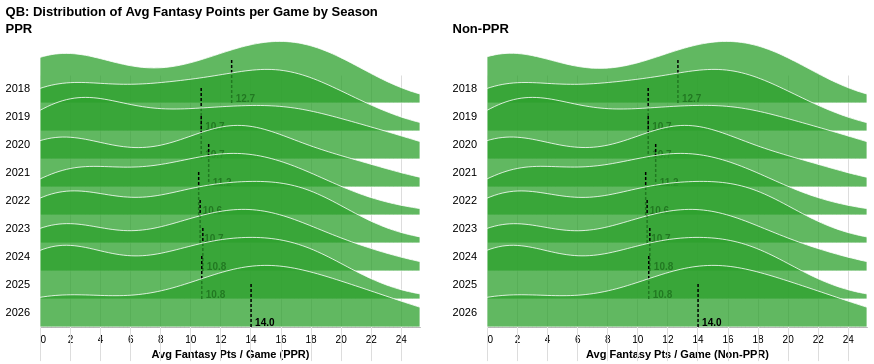
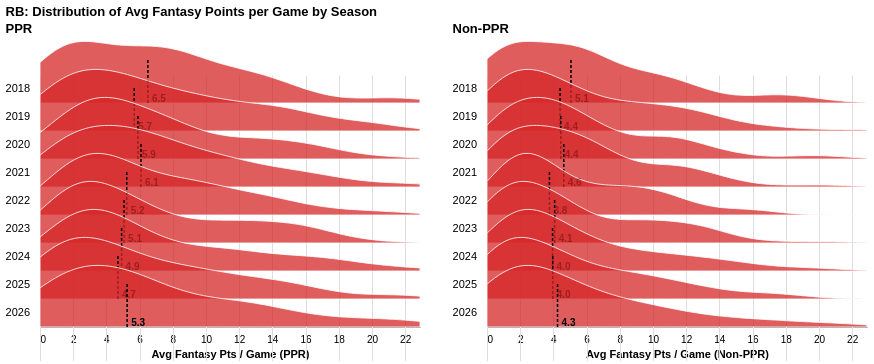
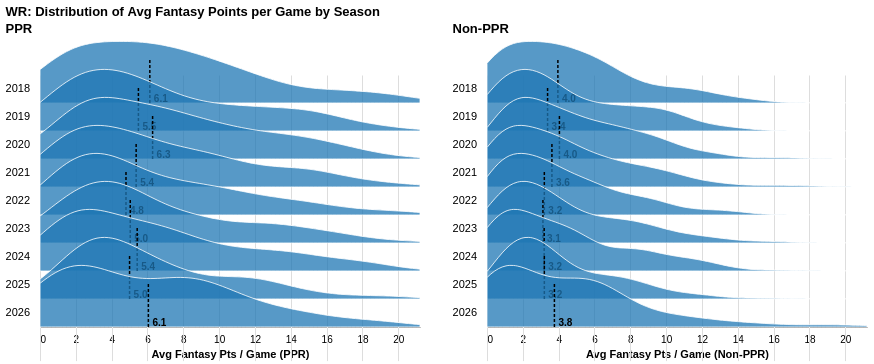
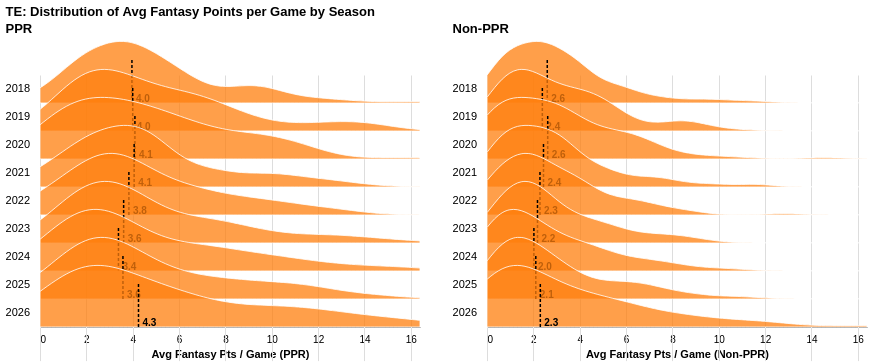

The code cell stored with these charts, in order, in its notebook:
### Markdown cell above
Before ranking posistions by importance, we need to see if they are consistent over time. 

Are these findings tried and true patterns, or outlier driven?

### Code cell
alt.data_transformers.disable_max_rows()

POSITIONS = list(viz.POSITION_COLORS)
VALUE = 'avg_fantasy_points'
STEP = 28        # height of each season's row
OVERLAP = 1.2    # how far each ridge rises into the row above

# one row per player-season, for each format
formats = {
    label: df.groupby(['player', 'position', 'season'], as_index=False)[VALUE].mean()
    for label, df in [('PPR', all_ppr), ('Non-PPR', all_nonppr)]
}

for pos in POSITIONS:
    pos_data = {label: ps.loc[ps['position'] == pos, ['season', VALUE]].dropna() for label, ps in formats.items()}

    # shared x-axis across both formats so they're directly comparable
    x_max = float(max(d[VALUE].quantile(0.99) for d in pos_data.values()))
    x_scale = alt.Scale(domain=[0, x_max])

    panels = []
    for label, data in pos_data.items():
        # distribution ridges
        ridges = alt.Chart().transform_filter(
            alt.datum[VALUE] <= x_max
        ).transform_density(
            VALUE, groupby=['season'], as_=[VALUE, 'density'], extent=[0, x_max], steps=100,
        ).transform_joinaggregate(
            max_density='max(density)', groupby=['season']
        ).transform_calculate(
            scaled='datum.density / datum.max_density'   # every ridge peaks at the same height
        ).mark_area(
            interpolate='monotone', fillOpacity=0.75, stroke='white', strokeWidth=0.8,
            color=viz.POSITION_COLORS[pos],
        ).encode(
            x=alt.X(f'{VALUE}:Q', title=f'Avg Fantasy Pts / Game ({label})', scale=x_scale),
            y=alt.Y('scaled:Q', axis=None, scale=alt.Scale(range=[STEP, -STEP * OVERLAP])),
            tooltip=['season'],
        )

        # median marker + label per season
        medians = alt.Chart().transform_aggregate(median=f'median({VALUE})', groupby=['season'])

        median_rule = medians.mark_rule(color='black', strokeWidth=1.5, strokeDash=[3, 2]).encode(
            x=alt.X('median:Q', scale=x_scale),
            y=alt.value(STEP), y2=alt.value(-STEP * 0.6),
            tooltip=['season', alt.Tooltip('median:Q', format='.1f', title='Median pts/game')],
        )
        median_label = medians.mark_text(align='left', dx=4, dy=-4, fontSize=10, fontWeight='bold').encode(
            x=alt.X('median:Q', scale=x_scale),
            y=alt.value(STEP),
            text=alt.Text('median:Q', format='.1f'),
        )

        panels.append(
            alt.layer(ridges, median_rule, median_label, data=data).properties(
                width=380, height=STEP,
            ).facet(
                row=alt.Row('season:O', title=None, header=alt.Header(labelAngle=0, labelAlign='left', labelFontSize=11)),
                spacing=0,
            ).properties(title=label, bounds='flush')
        )

    display(
        alt.hconcat(*panels, spacing=30).properties(
            title=f'{pos}: Distribution of Avg Fantasy Points per Game by Season'
        ).configure_view(stroke=None)
    )

### Figure 1 — Vega-Lite specification as saved in the notebook (floating-point values rounded to 4 significant figures; data arrays with more than 128 entries replaced by an {"elided": "..."} marker saying what was removed)
{"config": {"view": {"continuousWidth": 300, "continuousHeight": 300, "stroke": null}}, "hconcat": [{"data": {"name": "data-47d8e7c86bebec9c5f41c6ffd9342f13"}, "facet": {"row": {"field": "season", "header": {"labelAlign": "left", "labelAngle": 0, "labelFontSize": 11}, "title": null, "type": "ordinal"}}, "spec": {"layer": [{"mark": {"type": "area", "color": "#2ca02c", "fillOpacity": 0.75, "interpolate": "monotone", "stroke": "white", "strokeWidth": 0.8}, "encoding": {"tooltip": [{"field": "season", "type": "quantitative"}], "x": {"field": "avg_fantasy_points", "scale": {"domain": [0, 25.28]}, "title": "Avg Fantasy Pts / Game (PPR)", "type": "quantitative"}, "y": {"axis": null, "field": "scaled", "scale": {"range": [28, -33.6]}, "type": "quantitative"}}, "transform": [{"filter": "(datum['avg_fantasy_points'] <= 25.27658070175439)"}, {"density": "avg_fantasy_points", "extent": [0, 25.28], "groupby": ["season"], "steps": 100, "as": ["avg_fantasy_points", "density"]}, {"joinaggregate": [{"op": "max", "field": "density", "as": "max_density"}], "groupby": ["season"]}, {"calculate": "datum.density / datum.max_density", "as": "scaled"}]}, {"mark": {"type": "rule", "color": "black", "strokeDash": [3, 2], "strokeWidth": 1.5}, "encoding": {"tooltip": [{"field": "season", "type": "quantitative"}, {"field": "median", "format": ".1f", "title": "Median pts/game", "type": "quantitative"}], "x": {"field": "median", "scale": {"domain": [0, 25.28]}, "type": "quantitative"}, "y": {"value": 28}, "y2": {"value": -16.8}}, "transform": [{"aggregate": [{"op": "median", "field": "avg_fantasy_points", "as": "median"}], "groupby": ["season"]}]}, {"mark": {"type": "text", "align": "left", "dx": 4, "dy": -4, "fontSize": 10, "fontWeight": "bold"}, "encoding": {"text": {"field": "median", "format": ".1f", "type": "quantitative"}, "x": {"field": "median", "scale": {"domain": [0, 25.28]}, "type": "quantitative"}, "y": {"value": 28}}, "transform": [{"aggregate": [{"op": "median", "field": "avg_fantasy_points", "as": "median"}], "groupby": ["season"]}]}], "height": 28, "width": 380}, "bounds": "flush", "spacing": 0, "title": "PPR"}, {"data": {"name": "data-eed7c2eabbfbddb7f4c03b155c04519b"}, "facet": {"row": {"field": "season", "header": {"labelAlign": "left", "labelAngle": 0, "labelFontSize": 11}, "title": null, "type": "ordinal"}}, "spec": {"layer": [{"mark": {"type": "area", "color": "#2ca02c", "fillOpacity": 0.75, "interpolate": "monotone", "stroke": "white", "strokeWidth": 0.8}, "encoding": {"tooltip": [{"field": "season", "type": "quantitative"}], "x": {"field": "avg_fantasy_points", "scale": {"domain": [0, 25.28]}, "title": "Avg Fantasy Pts / Game (Non-PPR)", "type": "quantitative"}, "y": {"axis": null, "field": "scaled", "scale": {"range": [28, -33.6]}, "type": "quantitative"}}, "transform": [{"filter": "(datum['avg_fantasy_points'] <= 25.27658070175439)"}, {"density": "avg_fantasy_points", "extent": [0, 25.28], "groupby": ["season"], "steps": 100, "as": ["avg_fantasy_points", "density"]}, {"joinaggregate": [{"op": "max", "field": "density", "as": "max_density"}], "groupby": ["season"]}, {"calculate": "datum.density / datum.max_density", "as": "scaled"}]}, {"mark": {"type": "rule", "color": "black", "strokeDash": [3, 2], "strokeWidth": 1.5}, "encoding": {"tooltip": [{"field": "season", "type": "quantitative"}, {"field": "median", "format": ".1f", "title": "Median pts/game", "type": "quantitative"}], "x": {"field": "median", "scale": {"domain": [0, 25.28]}, "type": "quantitative"}, "y": {"value": 28}, "y2": {"value": -16.8}}, "transform": [{"aggregate": [{"op": "median", "field": "avg_fantasy_points", "as": "median"}], "groupby": ["season"]}]}, {"mark": {"type": "text", "align": "left", "dx": 4, "dy": -4, "fontSize": 10, "fontWeight": "bold"}, "encoding": {"text": {"field": "median", "format": ".1f", "type": "quantitative"}, "x": {"field": "median", "scale": {"domain": [0, 25.28]}, "type": "quantitative"}, "y": {"value": 28}}, "transform": [{"aggregate": [{"op": "median", "field": "avg_fantasy_points", "as": "median"}], "groupby": ["season"]}]}], "height": 28, "width": 380}, "bounds": "flush", "spacing": 0, "title": "Non-PPR"}], "spacing": 30, "title": "QB: Distribution of Avg Fantasy Points per Game by Season", "$schema": "https://vega.github.io/schema/vega-lite/v6.4.1.json", "datasets": {"data-47d8e7c86bebec9c5f41c6ffd9342f13": {"elided": "678 records"}, "data-eed7c2eabbfbddb7f4c03b155c04519b": {"elided": "678 records"}}}

### Figure 2 — Vega-Lite specification as saved in the notebook (floating-point values rounded to 4 significant figures; data arrays with more than 128 entries replaced by an {"elided": "..."} marker saying what was removed)
{"config": {"view": {"continuousWidth": 300, "continuousHeight": 300, "stroke": null}}, "hconcat": [{"data": {"name": "data-d0e5b9fe6a06b1f63c2342ee44d9568a"}, "facet": {"row": {"field": "season", "header": {"labelAlign": "left", "labelAngle": 0, "labelFontSize": 11}, "title": null, "type": "ordinal"}}, "spec": {"layer": [{"mark": {"type": "area", "color": "#d62728", "fillOpacity": 0.75, "interpolate": "monotone", "stroke": "white", "strokeWidth": 0.8}, "encoding": {"tooltip": [{"field": "season", "type": "quantitative"}], "x": {"field": "avg_fantasy_points", "scale": {"domain": [0, 22.89]}, "title": "Avg Fantasy Pts / Game (PPR)", "type": "quantitative"}, "y": {"axis": null, "field": "scaled", "scale": {"range": [28, -33.6]}, "type": "quantitative"}}, "transform": [{"filter": "(datum['avg_fantasy_points'] <= 22.894431372549)"}, {"density": "avg_fantasy_points", "extent": [0, 22.89], "groupby": ["season"], "steps": 100, "as": ["avg_fantasy_points", "density"]}, {"joinaggregate": [{"op": "max", "field": "density", "as": "max_density"}], "groupby": ["season"]}, {"calculate": "datum.density / datum.max_density", "as": "scaled"}]}, {"mark": {"type": "rule", "color": "black", "strokeDash": [3, 2], "strokeWidth": 1.5}, "encoding": {"tooltip": [{"field": "season", "type": "quantitative"}, {"field": "median", "format": ".1f", "title": "Median pts/game", "type": "quantitative"}], "x": {"field": "median", "scale": {"domain": [0, 22.89]}, "type": "quantitative"}, "y": {"value": 28}, "y2": {"value": -16.8}}, "transform": [{"aggregate": [{"op": "median", "field": "avg_fantasy_points", "as": "median"}], "groupby": ["season"]}]}, {"mark": {"type": "text", "align": "left", "dx": 4, "dy": -4, "fontSize": 10, "fontWeight": "bold"}, "encoding": {"text": {"field": "median", "format": ".1f", "type": "quantitative"}, "x": {"field": "median", "scale": {"domain": [0, 22.89]}, "type": "quantitative"}, "y": {"value": 28}}, "transform": [{"aggregate": [{"op": "median", "field": "avg_fantasy_points", "as": "median"}], "groupby": ["season"]}]}], "height": 28, "width": 380}, "bounds": "flush", "spacing": 0, "title": "PPR"}, {"data": {"name": "data-d365873522e47d39c94c90090b75c2c0"}, "facet": {"row": {"field": "season", "header": {"labelAlign": "left", "labelAngle": 0, "labelFontSize": 11}, "title": null, "type": "ordinal"}}, "spec": {"layer": [{"mark": {"type": "area", "color": "#d62728", "fillOpacity": 0.75, "interpolate": "monotone", "stroke": "white", "strokeWidth": 0.8}, "encoding": {"tooltip": [{"field": "season", "type": "quantitative"}], "x": {"field": "avg_fantasy_points", "scale": {"domain": [0, 22.89]}, "title": "Avg Fantasy Pts / Game (Non-PPR)", "type": "quantitative"}, "y": {"axis": null, "field": "scaled", "scale": {"range": [28, -33.6]}, "type": "quantitative"}}, "transform": [{"filter": "(datum['avg_fantasy_points'] <= 22.894431372549)"}, {"density": "avg_fantasy_points", "extent": [0, 22.89], "groupby": ["season"], "steps": 100, "as": ["avg_fantasy_points", "density"]}, {"joinaggregate": [{"op": "max", "field": "density", "as": "max_density"}], "groupby": ["season"]}, {"calculate": "datum.density / datum.max_density", "as": "scaled"}]}, {"mark": {"type": "rule", "color": "black", "strokeDash": [3, 2], "strokeWidth": 1.5}, "encoding": {"tooltip": [{"field": "season", "type": "quantitative"}, {"field": "median", "format": ".1f", "title": "Median pts/game", "type": "quantitative"}], "x": {"field": "median", "scale": {"domain": [0, 22.89]}, "type": "quantitative"}, "y": {"value": 28}, "y2": {"value": -16.8}}, "transform": [{"aggregate": [{"op": "median", "field": "avg_fantasy_points", "as": "median"}], "groupby": ["season"]}]}, {"mark": {"type": "text", "align": "left", "dx": 4, "dy": -4, "fontSize": 10, "fontWeight": "bold"}, "encoding": {"text": {"field": "median", "format": ".1f", "type": "quantitative"}, "x": {"field": "median", "scale": {"domain": [0, 22.89]}, "type": "quantitative"}, "y": {"value": 28}}, "transform": [{"aggregate": [{"op": "median", "field": "avg_fantasy_points", "as": "median"}], "groupby": ["season"]}]}], "height": 28, "width": 380}, "bounds": "flush", "spacing": 0, "title": "Non-PPR"}], "spacing": 30, "title": "RB: Distribution of Avg Fantasy Points per Game by Season", "$schema": "https://vega.github.io/schema/vega-lite/v6.4.1.json", "datasets": {"data-d0e5b9fe6a06b1f63c2342ee44d9568a": {"elided": "1263 records"}, "data-d365873522e47d39c94c90090b75c2c0": {"elided": "1263 records"}}}

### Figure 3 — Vega-Lite specification as saved in the notebook (floating-point values rounded to 4 significant figures; data arrays with more than 128 entries replaced by an {"elided": "..."} marker saying what was removed)
{"config": {"view": {"continuousWidth": 300, "continuousHeight": 300, "stroke": null}}, "hconcat": [{"data": {"name": "data-7ff988ec250e3019c53a4a8a2f143794"}, "facet": {"row": {"field": "season", "header": {"labelAlign": "left", "labelAngle": 0, "labelFontSize": 11}, "title": null, "type": "ordinal"}}, "spec": {"layer": [{"mark": {"type": "area", "color": "#1f77b4", "fillOpacity": 0.75, "interpolate": "monotone", "stroke": "white", "strokeWidth": 0.8}, "encoding": {"tooltip": [{"field": "season", "type": "quantitative"}], "x": {"field": "avg_fantasy_points", "scale": {"domain": [0, 21.21]}, "title": "Avg Fantasy Pts / Game (PPR)", "type": "quantitative"}, "y": {"axis": null, "field": "scaled", "scale": {"range": [28, -33.6]}, "type": "quantitative"}}, "transform": [{"filter": "(datum['avg_fantasy_points'] <= 21.21181176470589)"}, {"density": "avg_fantasy_points", "extent": [0, 21.21], "groupby": ["season"], "steps": 100, "as": ["avg_fantasy_points", "density"]}, {"joinaggregate": [{"op": "max", "field": "density", "as": "max_density"}], "groupby": ["season"]}, {"calculate": "datum.density / datum.max_density", "as": "scaled"}]}, {"mark": {"type": "rule", "color": "black", "strokeDash": [3, 2], "strokeWidth": 1.5}, "encoding": {"tooltip": [{"field": "season", "type": "quantitative"}, {"field": "median", "format": ".1f", "title": "Median pts/game", "type": "quantitative"}], "x": {"field": "median", "scale": {"domain": [0, 21.21]}, "type": "quantitative"}, "y": {"value": 28}, "y2": {"value": -16.8}}, "transform": [{"aggregate": [{"op": "median", "field": "avg_fantasy_points", "as": "median"}], "groupby": ["season"]}]}, {"mark": {"type": "text", "align": "left", "dx": 4, "dy": -4, "fontSize": 10, "fontWeight": "bold"}, "encoding": {"text": {"field": "median", "format": ".1f", "type": "quantitative"}, "x": {"field": "median", "scale": {"domain": [0, 21.21]}, "type": "quantitative"}, "y": {"value": 28}}, "transform": [{"aggregate": [{"op": "median", "field": "avg_fantasy_points", "as": "median"}], "groupby": ["season"]}]}], "height": 28, "width": 380}, "bounds": "flush", "spacing": 0, "title": "PPR"}, {"data": {"name": "data-dd2d0f3c14b9b61e398f2b418975bd1b"}, "facet": {"row": {"field": "season", "header": {"labelAlign": "left", "labelAngle": 0, "labelFontSize": 11}, "title": null, "type": "ordinal"}}, "spec": {"layer": [{"mark": {"type": "area", "color": "#1f77b4", "fillOpacity": 0.75, "interpolate": "monotone", "stroke": "white", "strokeWidth": 0.8}, "encoding": {"tooltip": [{"field": "season", "type": "quantitative"}], "x": {"field": "avg_fantasy_points", "scale": {"domain": [0, 21.21]}, "title": "Avg Fantasy Pts / Game (Non-PPR)", "type": "quantitative"}, "y": {"axis": null, "field": "scaled", "scale": {"range": [28, -33.6]}, "type": "quantitative"}}, "transform": [{"filter": "(datum['avg_fantasy_points'] <= 21.21181176470589)"}, {"density": "avg_fantasy_points", "extent": [0, 21.21], "groupby": ["season"], "steps": 100, "as": ["avg_fantasy_points", "density"]}, {"joinaggregate": [{"op": "max", "field": "density", "as": "max_density"}], "groupby": ["season"]}, {"calculate": "datum.density / datum.max_density", "as": "scaled"}]}, {"mark": {"type": "rule", "color": "black", "strokeDash": [3, 2], "strokeWidth": 1.5}, "encoding": {"tooltip": [{"field": "season", "type": "quantitative"}, {"field": "median", "format": ".1f", "title": "Median pts/game", "type": "quantitative"}], "x": {"field": "median", "scale": {"domain": [0, 21.21]}, "type": "quantitative"}, "y": {"value": 28}, "y2": {"value": -16.8}}, "transform": [{"aggregate": [{"op": "median", "field": "avg_fantasy_points", "as": "median"}], "groupby": ["season"]}]}, {"mark": {"type": "text", "align": "left", "dx": 4, "dy": -4, "fontSize": 10, "fontWeight": "bold"}, "encoding": {"text": {"field": "median", "format": ".1f", "type": "quantitative"}, "x": {"field": "median", "scale": {"domain": [0, 21.21]}, "type": "quantitative"}, "y": {"value": 28}}, "transform": [{"aggregate": [{"op": "median", "field": "avg_fantasy_points", "as": "median"}], "groupby": ["season"]}]}], "height": 28, "width": 380}, "bounds": "flush", "spacing": 0, "title": "Non-PPR"}], "spacing": 30, "title": "WR: Distribution of Avg Fantasy Points per Game by Season", "$schema": "https://vega.github.io/schema/vega-lite/v6.4.1.json", "datasets": {"data-7ff988ec250e3019c53a4a8a2f143794": {"elided": "1955 records"}, "data-dd2d0f3c14b9b61e398f2b418975bd1b": {"elided": "1955 records"}}}

### Figure 4 — Vega-Lite specification as saved in the notebook (floating-point values rounded to 4 significant figures; data arrays with more than 128 entries replaced by an {"elided": "..."} marker saying what was removed)
{"config": {"view": {"continuousWidth": 300, "continuousHeight": 300, "stroke": null}}, "hconcat": [{"data": {"name": "data-ca76a9165ea59507445b9f50ee88d2ea"}, "facet": {"row": {"field": "season", "header": {"labelAlign": "left", "labelAngle": 0, "labelFontSize": 11}, "title": null, "type": "ordinal"}}, "spec": {"layer": [{"mark": {"type": "area", "color": "#ff7f0e", "fillOpacity": 0.75, "interpolate": "monotone", "stroke": "white", "strokeWidth": 0.8}, "encoding": {"tooltip": [{"field": "season", "type": "quantitative"}], "x": {"field": "avg_fantasy_points", "scale": {"domain": [0, 16.39]}, "title": "Avg Fantasy Pts / Game (PPR)", "type": "quantitative"}, "y": {"axis": null, "field": "scaled", "scale": {"range": [28, -33.6]}, "type": "quantitative"}}, "transform": [{"filter": "(datum['avg_fantasy_points'] <= 16.39466666666667)"}, {"density": "avg_fantasy_points", "extent": [0, 16.39], "groupby": ["season"], "steps": 100, "as": ["avg_fantasy_points", "density"]}, {"joinaggregate": [{"op": "max", "field": "density", "as": "max_density"}], "groupby": ["season"]}, {"calculate": "datum.density / datum.max_density", "as": "scaled"}]}, {"mark": {"type": "rule", "color": "black", "strokeDash": [3, 2], "strokeWidth": 1.5}, "encoding": {"tooltip": [{"field": "season", "type": "quantitative"}, {"field": "median", "format": ".1f", "title": "Median pts/game", "type": "quantitative"}], "x": {"field": "median", "scale": {"domain": [0, 16.39]}, "type": "quantitative"}, "y": {"value": 28}, "y2": {"value": -16.8}}, "transform": [{"aggregate": [{"op": "median", "field": "avg_fantasy_points", "as": "median"}], "groupby": ["season"]}]}, {"mark": {"type": "text", "align": "left", "dx": 4, "dy": -4, "fontSize": 10, "fontWeight": "bold"}, "encoding": {"text": {"field": "median", "format": ".1f", "type": "quantitative"}, "x": {"field": "median", "scale": {"domain": [0, 16.39]}, "type": "quantitative"}, "y": {"value": 28}}, "transform": [{"aggregate": [{"op": "median", "field": "avg_fantasy_points", "as": "median"}], "groupby": ["season"]}]}], "height": 28, "width": 380}, "bounds": "flush", "spacing": 0, "title": "PPR"}, {"data": {"name": "data-ef21c24319df9aab2fa4f9198655011c"}, "facet": {"row": {"field": "season", "header": {"labelAlign": "left", "labelAngle": 0, "labelFontSize": 11}, "title": null, "type": "ordinal"}}, "spec": {"layer": [{"mark": {"type": "area", "color": "#ff7f0e", "fillOpacity": 0.75, "interpolate": "monotone", "stroke": "white", "strokeWidth": 0.8}, "encoding": {"tooltip": [{"field": "season", "type": "quantitative"}], "x": {"field": "avg_fantasy_points", "scale": {"domain": [0, 16.39]}, "title": "Avg Fantasy Pts / Game (Non-PPR)", "type": "quantitative"}, "y": {"axis": null, "field": "scaled", "scale": {"range": [28, -33.6]}, "type": "quantitative"}}, "transform": [{"filter": "(datum['avg_fantasy_points'] <= 16.39466666666667)"}, {"density": "avg_fantasy_points", "extent": [0, 16.39], "groupby": ["season"], "steps": 100, "as": ["avg_fantasy_points", "density"]}, {"joinaggregate": [{"op": "max", "field": "density", "as": "max_density"}], "groupby": ["season"]}, {"calculate": "datum.density / datum.max_density", "as": "scaled"}]}, {"mark": {"type": "rule", "color": "black", "strokeDash": [3, 2], "strokeWidth": 1.5}, "encoding": {"tooltip": [{"field": "season", "type": "quantitative"}, {"field": "median", "format": ".1f", "title": "Median pts/game", "type": "quantitative"}], "x": {"field": "median", "scale": {"domain": [0, 16.39]}, "type": "quantitative"}, "y": {"value": 28}, "y2": {"value": -16.8}}, "transform": [{"aggregate": [{"op": "median", "field": "avg_fantasy_points", "as": "median"}], "groupby": ["season"]}]}, {"mark": {"type": "text", "align": "left", "dx": 4, "dy": -4, "fontSize": 10, "fontWeight": "bold"}, "encoding": {"text": {"field": "median", "format": ".1f", "type": "quantitative"}, "x": {"field": "median", "scale": {"domain": [0, 16.39]}, "type": "quantitative"}, "y": {"value": 28}}, "transform": [{"aggregate": [{"op": "median", "field": "avg_fantasy_points", "as": "median"}], "groupby": ["season"]}]}], "height": 28, "width": 380}, "bounds": "flush", "spacing": 0, "title": "Non-PPR"}], "spacing": 30, "title": "TE: Distribution of Avg Fantasy Points per Game by Season", "$schema": "https://vega.github.io/schema/vega-lite/v6.4.1.json", "datasets": {"data-ca76a9165ea59507445b9f50ee88d2ea": {"elided": "1077 records"}, "data-ef21c24319df9aab2fa4f9198655011c": {"elided": "1077 records"}}}
